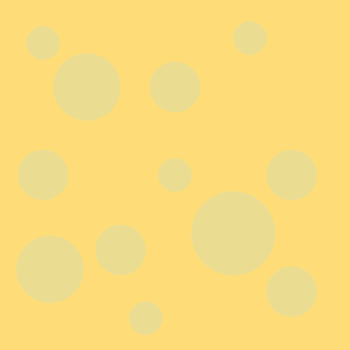
Frame 1 (no input)
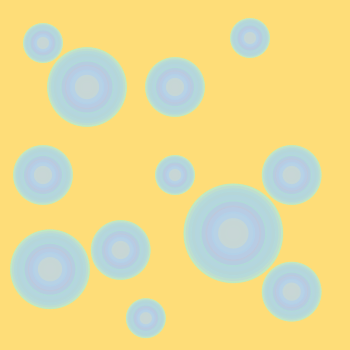
Frame 60 (the mouse pressed at the canvas centre just before this capture)
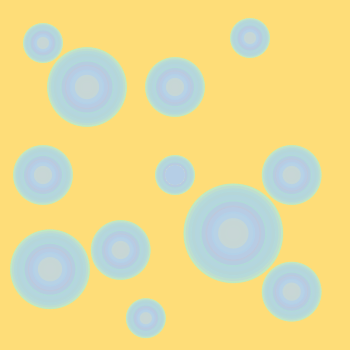
Frame 120 (the mouse held since frame 60 and released just before this capture)

The Processing sketch that drew these frames (run headless with seeded random() and noise(); from frame 60 on, the mouse is pressed at the canvas centre):

// Processing sketch: processing_164845
// ── processing_164845.pde

int counter;
 
void setup() {  
  size(350, 350);
  background(254,221,120);  
  colorMode(HSB);  //set colors to Hue, Saturation, Brightness mode
  counter = 0;
}
 
void draw() {  
  counter++;
  noStroke();
  fill(random(220),100,255,50);
   
  if(mousePressed == true) { 
    ellipse(mouseX, mouseY, 20, 20);
  }
  else {
    ellipse(width/4, height/4, 80*sin(counter), 80*sin(counter));
  
    ellipse(width/2, height/2, 40*sin(counter), 40*sin(counter));
    
    ellipse(width/8,height/8, 40*sin(counter), 40*sin(counter));
    
    ellipse(width/2, height/4, 60*sin(counter), 60*sin(counter));
    
    ellipse(width/8, height/2, 60*sin(counter), 60*sin(counter));
    
    ellipse(width/1.2, height/1.2, 60*sin(counter), 60*sin(counter));
    
    ellipse(width/1.5, height/1.5, 100*sin(counter), 100*sin(counter));
    
    ellipse(width/1.2, height/2, 60*sin(counter), 60*sin(counter));
    
    ellipse(width/1.4, height/9, 40*sin(counter), 40*sin(counter));
    
    ellipse(width/2.9, height/1.4, 60*sin(counter), 60*sin(counter));
    
    ellipse(width/7, height/1.3, 80*sin(counter), 80*sin(counter));
    
    ellipse(width/2.4, height/1.1, 40*sin(counter), 40*sin(counter));
  }
}
